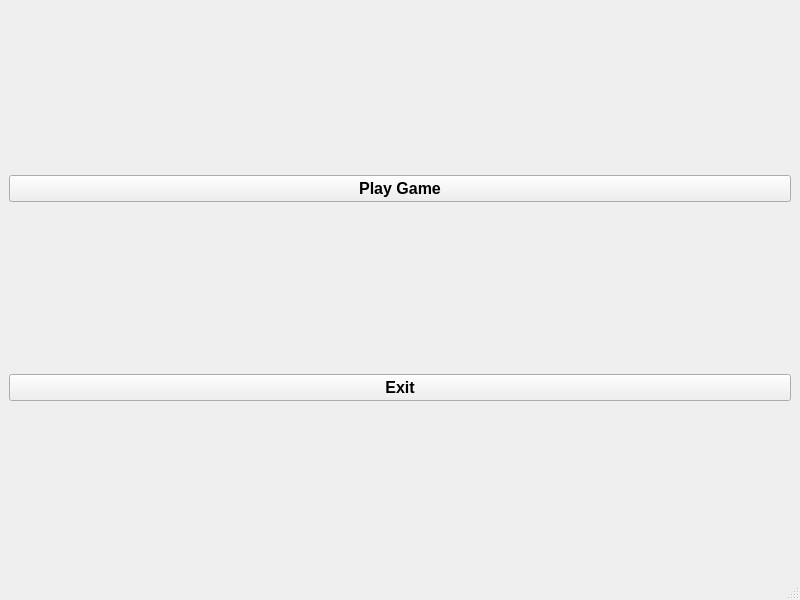
<?xml version="1.0" encoding="UTF-8"?>
<ui version="4.0">
 <class>PregameMainWindow</class>
 <widget class="QMainWindow" name="PregameMainWindow">
  <property name="geometry">
   <rect>
    <x>0</x>
    <y>0</y>
    <width>800</width>
    <height>600</height>
   </rect>
  </property>
  <property name="windowTitle">
   <string>MainWindow</string>
  </property>
  <widget class="QWidget" name="centralwidget">
   <layout class="QVBoxLayout" name="verticalLayout">
    <item>
     <widget class="QPushButton" name="playgameButton">
      <property name="font">
       <font>
        <pointsize>12</pointsize>
        <weight>75</weight>
        <bold>true</bold>
       </font>
      </property>
      <property name="text">
       <string>Play Game</string>
      </property>
     </widget>
    </item>
    <item>
     <widget class="QPushButton" name="exitButton">
      <property name="font">
       <font>
        <pointsize>12</pointsize>
        <weight>75</weight>
        <bold>true</bold>
       </font>
      </property>
      <property name="text">
       <string>Exit</string>
      </property>
     </widget>
    </item>
   </layout>
   <zorder>exitButton</zorder>
   <zorder>playgameButton</zorder>
  </widget>
  <widget class="QMenuBar" name="menubar">
   <property name="geometry">
    <rect>
     <x>0</x>
     <y>0</y>
     <width>800</width>
     <height>25</height>
    </rect>
   </property>
  </widget>
  <widget class="QStatusBar" name="statusbar"/>
 </widget>
 <resources/>
 <connections>
  <connection>
   <sender>exitButton</sender>
   <signal>clicked()</signal>
   <receiver>PregameMainWindow</receiver>
   <slot>close()</slot>
   <hints>
    <hint type="sourcelabel">
     <x>416</x>
     <y>392</y>
    </hint>
    <hint type="destinationlabel">
     <x>458</x>
     <y>286</y>
    </hint>
   </hints>
  </connection>
 </connections>
</ui>
